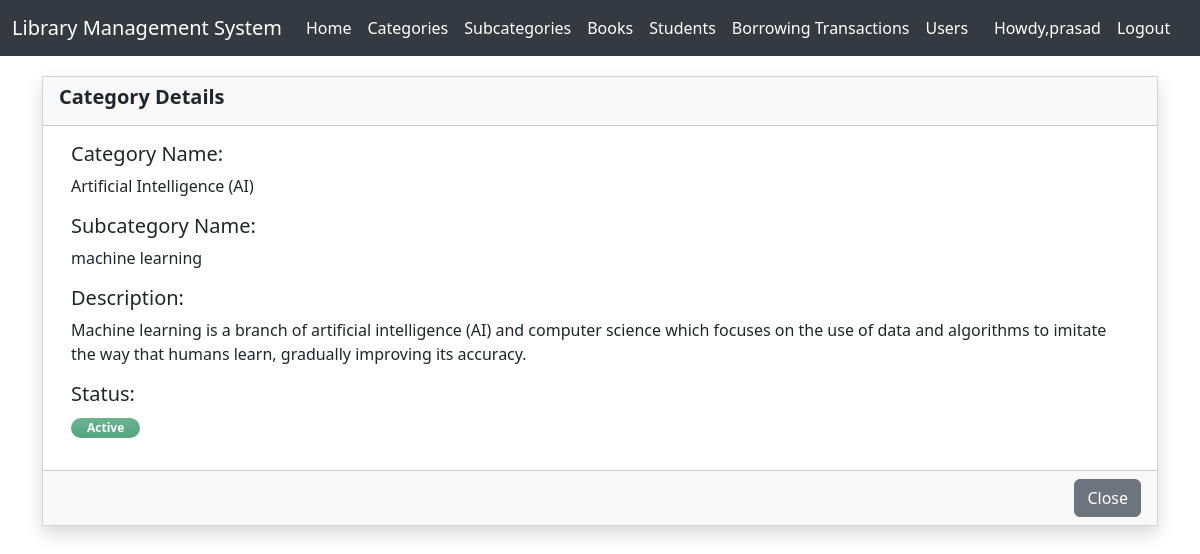
/subcategory_view/4/ (signed in), run on the app's committed database.
### authentication/models.py (models this page shows, shortened)
class CustomUser(AbstractUser):
    username=None
    name = models.CharField(max_length=100)
    email = models.EmailField(unique=True)
    USERNAME_FIELD = 'email'
    REQUIRED_FIELDS = ['name']
    objects = CustomUserManager()

### lms/models.py (models this page shows, shortened)
class Subcategory(models.Model):
    category = models.ForeignKey(Category,on_delete=models.CASCADE)
    name = models.CharField(max_length=250)
    description = models.TextField(blank=True,null=True)
    status = models.CharField(max_length=8,choices=(('Active','Active'),('Inactive','Inactive')),default='Active')
    date_created=models.DateTimeField(auto_now=True)

class Category(models.Model):
    name = models.CharField(max_length=250)
    description = models.TextField(blank=True,null=True)
    status = models.CharField(max_length=8,choices=(('Active','Active'),('Inactive','Inactive')),default='Active')
    date_created=models.DateTimeField(auto_now=True)

### lms/views.py (the view)
# urls.py: path('subcategory_view/<int:sub_id>/', sub_category_view, name='subcategory_view'),
@login_required(login_url='/login/')
def sub_category_view(request,sub_id):
    quary=Subcategory.objects.get(id=sub_id)
    return render(request,'sub_category_view.html',{'subcategory':quary})

### lms/templates/sub_category_view.html (shortened to what this page needs)
{% extends "base.html" %}
{% block start %}
<!DOCTYPE html>
<html lang="en">
<head>
    <link href="https://cdn.jsdelivr.net/npm/bootstrap@5.3.2/dist/css/bootstrap.min.css" rel="stylesheet">
</head>
<body>
    <form action="" method='POST'>
<div class="container">
    <div class="row justify-content-center">
        <div class="col-lg-12 col-md-10 col-sm-12 col-xs-12">
            <div class="card shadow rounded-0">
                <div class="card-header">
                    <div class="h5 card-title fw-bold">Category Details</div>
                </div>
                <div class="card-body">
                    <div class="container-fluid">
                        <div class="row">
                            <div class="col-md-14">
                                <div class="mb-3">
                                    <h5><label for="name" class="control-label">Category Name: </label></h5>
                                    {{ subcategory.category.name }}
                                </div>
                                <div class="mb-3">
                                    <h5><label for="name" class="control-label">Subcategory Name: </label></h5>
                                    {{ subcategory.name }}
                                </div>
                                <div class="mb-3">
                                    <h5><label for="Description" class="control-label">Description: </label></h5>
                                    {{ subcategory.description }}
                                </div>
                                <div class="mb-3">
                                    <h5><label for="status" class="control-label">Status: </label></h5>
                                {% if subcategory.status == 'Active' %}
                                <span class="badge badge-success bg-gradient bg-success px-3 rounded-pill bg-opacity-75 text-sm py-1">Active</span>
                                {% else %}
                                <span class="badge badge-secondary bg-gradient bg-secondary px-3 rounded-pill bg-opacity-75 text-sm py-1">Inactive</span>
                                {% endif %}
                                </div>
                            </div>
                        </div>
                    </div>
                </div>
                <div class="card-footer">
                    <div class="d-flex w-100 text-end justify-content-end">
                        <a href="{% url 'subcategory_list' %}" class="btn btn-secondary">Close</a>
                    </div>
                </div>
            </div>
        </div>
    </div>
</div>
</form>
</body>
</html>
{% endblock start %}

### lms/templates/base.html (shortened to what this page needs)
<!DOCTYPE html>
<html lang="en">
<head>
    <link href="https://cdn.jsdelivr.net/npm/bootstrap@5.3.2/dist/css/bootstrap.min.css" rel="stylesheet">
</head>
<body>
    <nav class="navbar navbar-expand-sm navbar-light">
        <div class="container-fluid">
          <a class="navbar-brand" href="{% url 'home' %}">Library Management System</a>
          <div class="collapse navbar-collapse" id="navbarText">
            <ul class="navbar-nav me-auto mb-2 mb-lg-0">
              <li class="nav-item">
                <a class="nav-link active" aria-current="page" href="{% url 'home' %}">Home</a>
              </li>
              <li class="nav-item">
                <a class="nav-link active" href="{% url 'category_list' %}">Categories</a>
              </li>
              <li class="nav-item">
                <a class="nav-link active" href="{% url 'subcategory_list' %}">Subcategories</a>
              </li>
              <li class="nav-item">
                <a class="nav-link active" href="{% url 'book_list' %}">Books</a>
              </li>
              <li class="nav-item">
                <a class="nav-link active" href="{% url 'student_list' %}">Students</a>
              </li>
              <li class="nav-item">
                <a class="nav-link active" href="{% url 'transaction_list' %}">Borrowing Transactions</a>
              </li>
              {% if request.user.is_staff %}
              <li class="nav-item">
                <a class="nav-link active" href="{% url 'user_list' %}">Users</a>
              </li>
              {% endif %}
            </ul>
          <ul class="navbar-nav me-auto mb-2 mb-lg-0">
            <li class="nav-item">
            <a class="nav-link active" href="{% url 'profile' user.id %}">Howdy,{{request.user.name}}</a>
          </li>
            <li class="nav-item">
              <a class="nav-link active" href="{% url 'logout' %}">Logout</a>
            </li>
          </ul>
          </div>
        </div>
      </nav>
      {% block start %}
      {% endblock start %}
</body>
</html>

### lms/templates/base.html (style rules this page uses)
.navbar { margin-bottom: 20px; background-color: #343a40; }
.navbar .navbar-brand { color: #ffffff; }
.navbar .navbar-nav .nav-link { color: #ffffff !important; }

### data on the page
CustomUser: user.name "prasad"
Subcategory: category.name "Artificial Intelligence (AI)", name "machine learning", description "Machine learning is a branch of artificial intelligence (AI) and computer science which focuses on the use of data and algorithms to imitate the way that humans learn, gradually improving its accuracy."
